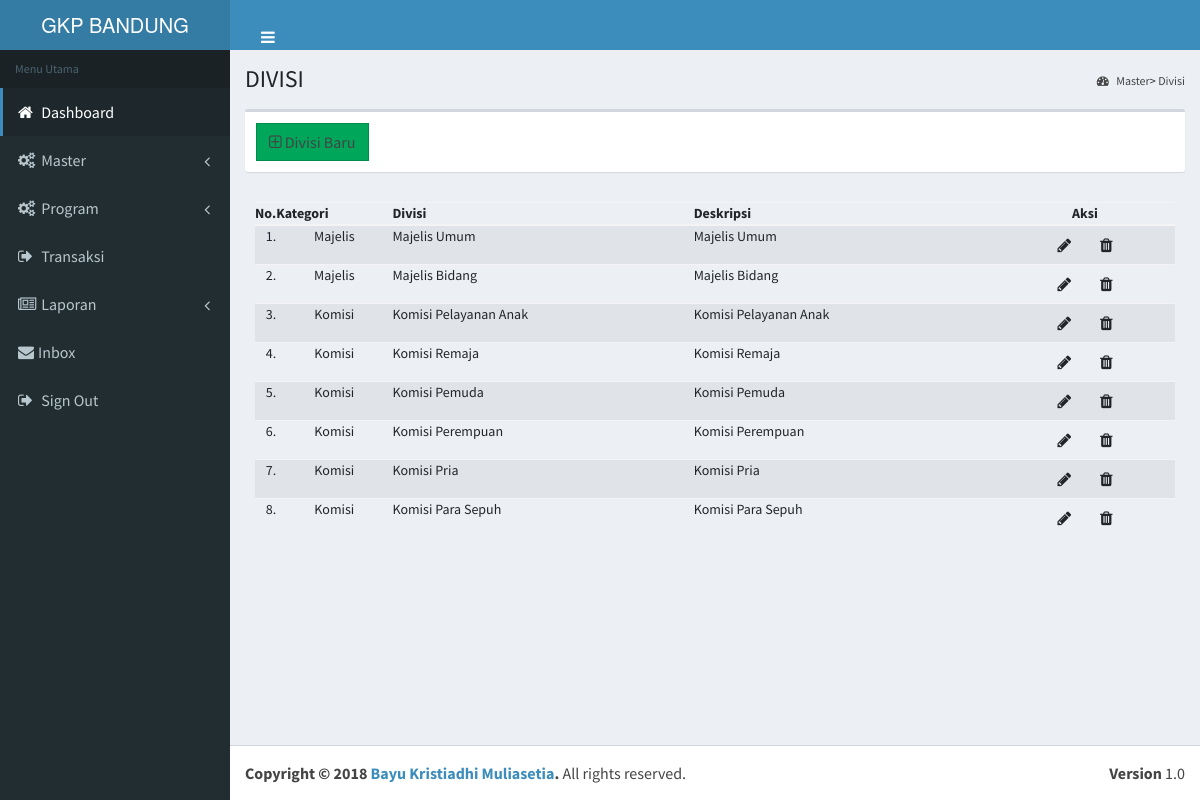
/main/divisi.php (signed in), run on the app's committed database.
### tables this page shows
CREATE TABLE `tbl_divisi` (
  `div_id` int(2) NOT NULL,
  `ktgdiv_id` int(2) NOT NULL,
  `div_nama` varchar(50) NOT NULL,
  `div_desc` varchar(100) NOT NULL
);

CREATE TABLE `tbl_ktgdiv` (
  `ktgdiv_id` int(2) NOT NULL,
  `ktgdiv_nama` varchar(15) NOT NULL,
  `ktgdiv_desc` varchar(100) DEFAULT NULL
);

### control/div_functions.php (the view, shortened to what this page needs)
        <?
function DisplayDiv()
{
    global $conn;
    ?>
    <table id="divtab" class="table table-condensed table-striped" style="font-size:14px;" width="60%" cellspacing="0" cellpadding="0">
      <thead>
          <tr align="Left">
              <th width="10">No.</th>
              <th>Kategori</th>
              <th>Divisi</th>
              <th>Deskripsi</th>
              <th style="text-align:center;">Aksi</th>
          </tr>
      </thead>
      <tbody>
    <?
      $getDivisi = "SELECT
                      a.div_id,a.div_nama,a.div_desc, b.ktgdiv_nama
                    FROM tbl_divisi a LEFT JOIN tbl_ktgdiv b ON a.ktgdiv_id = b.ktgdiv_id";
      $execDiv = mysqli_query($conn,$getDivisi);
      $i=0;
      while($row=mysqli_fetch_array($execDiv,MYSQLI_ASSOC))
      {
          $i++;
          $divId = $row['div_id'];
          ?>
              <tr>
                  <td align="right"><? echo $i;?>.</td>
                  <td align="center"><? echo $row['ktgdiv_nama'];?></td>
                  <td><? echo $row['div_nama'];?></td>
                  <td><? echo $row['div_desc'];?></td>
                  <td align="center">
                      <a class="btn" data-toggle="modal" data-target="#editDiv<? echo $divId;?>"><span class="fa fa-pencil"></span></a>
                      <a class="btn" data-toggle="modal" data-target="#delDiv<? echo $divId;?>"><span class="fa fa-trash"></span></a>
                  </td>
              </tr>
          <?
      }
    ?>
      </tbody>
   </table>
  <?
}
    ?>

### main/divisi.php (shortened to what this page needs)
<?php
include('../control/functions.php');
include('../control/div_functions.php');
?>
<!DOCTYPE html>
<html>
<head>
  <link rel="stylesheet" href="../assets/bootstrap/css/bootstrap.min.css">
  <link rel="stylesheet" href="../assets/font-awesome/css/font-awesome.min.css">
  <link rel="stylesheet" href="../assets/plugins/jvectormap/jquery-jvectormap-1.2.2.css">
  <link rel="stylesheet" href="../assets/dist/css/AdminLTE.min.css">
  <link rel="stylesheet" href="../assets/dist/css/skins/_all-skins.min.css">
  <link rel="stylesheet" href="../assets/switch_btn.css">
  <link rel="stylesheet" href="../assets/plugins/datatables/jquery.datatables.min.css">
</head>
<body class="hold-transition skin-blue sidebar-mini">
<form method="post" action="?">
<div class="wrapper">
  <?php require_once("../main/header.php");?>
  <? echo sidebar();?>
  <div class="content-wrapper" id="konten">
    <section class="content-header" style="width: 100%;">
      <h1>
        DIVISI
      </h1>
      <ol class="breadcrumb">
        <li><a href="#"><i class="fa fa-dashboard"></i> Master</a></li>
        <li><a href="#">Divisi</a></li>
      </ol>
    </section>
    <section class="content" style="width: 100%;">
      <div class="col-xs-12">
        <div class="box">
          <table width="100%">
              <tr>
                <td>
                    <div class="box-header">
                    <a class="btn btn-success btn-flat" data-toggle="modal" data-target="#addDivisi"><span class="fa fa-plus-square-o"></span> Divisi Baru</a>
                    </div>
                </td>
              </tr>
            </table>
        </div>
        <div class="box-body" align="center">
           <? echo DisplayDiv();?>
        </div>
    </section>
  </div>
  <?php require_once('../main/footer.php');?>
</div>
</form>
</body>
</html>

### main/header.php
<header class="main-header">
    <a href="index.php" class="logo">
      <span class="logo-lg">GKP BANDUNG</span>
    </a>
    <nav class="navbar navbar-static-top">
      <a href="#" class="sidebar-toggle" data-toggle="offcanvas" role="button" style="height: 28px;"></a>
    </nav>
  </header>

### control/functions.php (shortened to what this page needs)
  <?
function sidebar()
{
  global $conn;
  $user       = $_SESSION['username'];
  $usrid      = $_SESSION['usr_id'];
  $get_user   = "SELECT * FROM tbl_user where usr_nama='$user' AND usr_id = '$usrid'";
  $login      = mysqli_query($conn,$get_user);
  while($row = mysqli_fetch_array($login,MYSQLI_ASSOC))
  {
    $role = $row['role_id'];
  }
  ?>
  <aside class="main-sidebar">
    <section class="sidebar">
      <ul class="sidebar-menu">
        <li class="header">Menu Utama</li>
        <li class="active">
          <a href="../index.php">
            <i class="fa fa-home"></i> <span>Dashboard</span>
          </a>
        </li>
        <?php if($role == '1')
        {
          ?>
          <li class="treeview">
            <a href="#">
              <i class="fa fa-gears"></i>
              <span>Master</span>
              <span class="pull-right-container">
                <i class="fa fa-angle-left pull-right"></i>
              </span>
            </a>
          </li>
          <li class="treeview">
            <a href="#">
              <i class="fa fa-gears"></i>
              <span>Program</span>
              <span class="pull-right-container">
                <i class="fa fa-angle-left pull-right"></i>
              </span>
            </a>
          </li>
        <?php } ?>
         <li>
          <a href="../main/transaksi.php">
            <i class="fa fa-sign-out"></i> <span>Transaksi</span>
          </a>
        </li>
        <li>
          <a href="#">
            <i class="fa fa-newspaper-o"></i> <span>Laporan</span>
            <span class="pull-right-container">
              <i class="fa fa-angle-left pull-right"></i>
            </span>
          </a>
        </li>
        <li>
          <a href="#">
            <i class="fa fa-envelope"></i><span>Inbox</span>
          </a>
        </li>
         <li>
          <a href="../main/logout.php">
            <i class="fa fa-sign-out"></i> <span>Sign Out</span>
          </a>
        </li>
      </ul>
    </section>
  </aside>
  <?
}
  ?>

### main/footer.php
<footer class="main-footer">
    <div class="pull-right hidden-xs">
      <b>Version</b> 1.0
    </div>
    <strong>Copyright &copy; 2018 <a href="https://www.instagram.com/pulang.tidur/">Bayu Kristiadhi Muliasetia</a>.</strong> All rights reserved.
</footer>

### main/divisi.php (style rules this page uses)
.table-condensed>thead>tr>th, .table-condensed>tbody>tr>th, .table-condensed>tfoot>tr>th, .table-condensed>thead>tr>td, .table-condensed>tbody>tr>td, .table-condensed>tfoot>tr>td { padding: 0px; }

### data on the page
tbl_divisi: ktgdiv.ktgdiv_nama "Majelis", div_nama "Majelis Umum", div_desc "Majelis Umum"
tbl_divisi: ktgdiv.ktgdiv_nama "Majelis", div_nama "Majelis Bidang", div_desc "Majelis Bidang"
tbl_divisi: ktgdiv.ktgdiv_nama "Komisi", div_nama "Komisi Pelayanan Anak", div_desc "Komisi Pelayanan Anak"
tbl_divisi: ktgdiv.ktgdiv_nama "Komisi", div_nama "Komisi Remaja", div_desc "Komisi Remaja"
tbl_divisi: ktgdiv.ktgdiv_nama "Komisi", div_nama "Komisi Pemuda", div_desc "Komisi Pemuda"
tbl_divisi: ktgdiv.ktgdiv_nama "Komisi", div_nama "Komisi Perempuan", div_desc "Komisi Perempuan"
tbl_divisi: ktgdiv.ktgdiv_nama "Komisi", div_nama "Komisi Pria", div_desc "Komisi Pria"
tbl_divisi: ktgdiv.ktgdiv_nama "Komisi", div_nama "Komisi Para Sepuh", div_desc "Komisi Para Sepuh"
